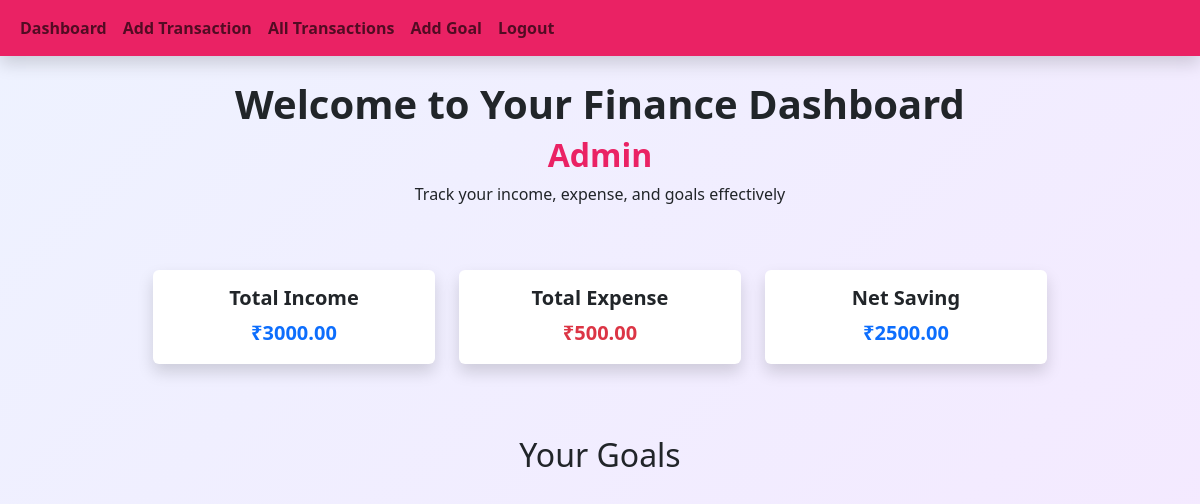
Before: /dashboard/ (signed in) with the older database file.
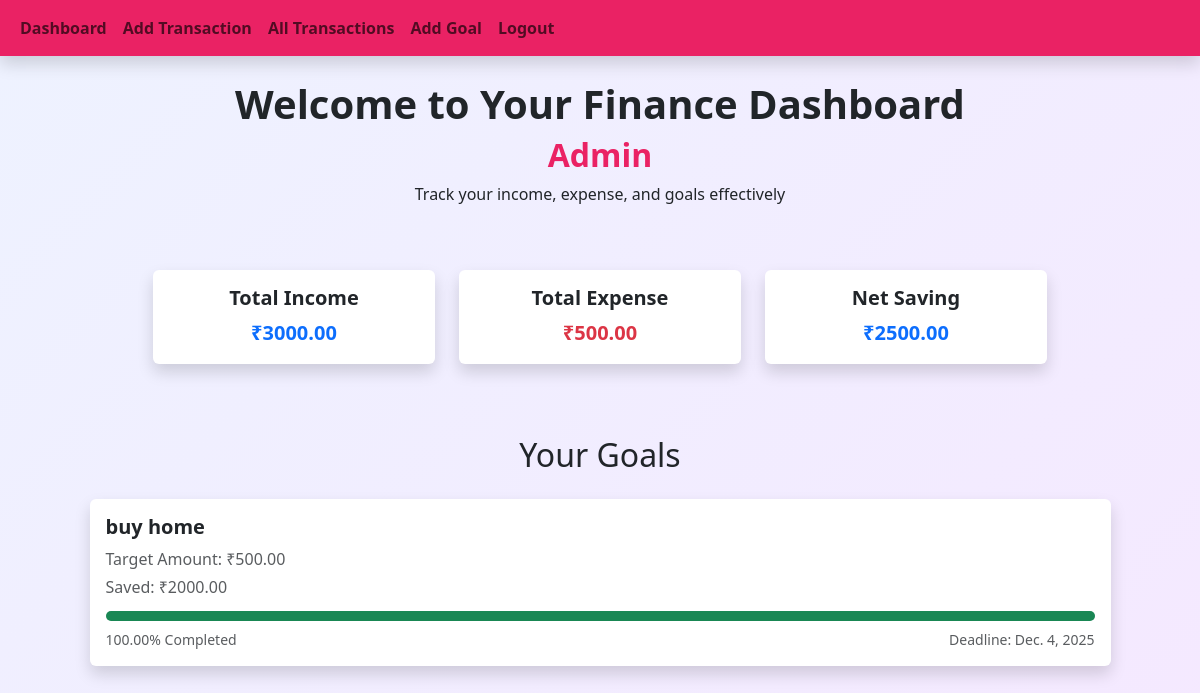
After: the same page with the newer database file.
### finance/models.py (models this page shows, shortened)
class Goal(models.Model):
    user = models.ForeignKey(User, on_delete=models.CASCADE)
    name = models.CharField(max_length=255)
    target_amount = models.DecimalField(max_digits=10, decimal_places=2)
    deadline = models.DateField()

### finance/views.py (the view)
# urls.py: path('dashboard/', views.DashboardView.as_view(), name="dashboard"),
class DashboardView(LoginRequiredMixin, View):
    def get(self, request, *args, **kwargs):
        transactions = Transaction.objects.filter(user = request.user)
        goals = Goal.objects.filter(user = request.user)
        total_income = Transaction.objects.filter(user=request.user, transaction_type="Income").aggregate(Sum('amount'))['amount__sum'] or 0
        total_expense = Transaction.objects.filter(user=request.user, transaction_type="Expense").aggregate(Sum('amount'))['amount__sum'] or 0
        net_savings = total_income - total_expense
        remaining_savings = net_savings
        goal_progress = []
        for goal in goals:
            if remaining_savings >= goal.target_amount:
                goal_progress.append({'goal' : goal, 'progress' :100})
                remaining_savings -= goal.target_amount
            elif remaining_savings > 0:
                progress = (remaining_savings / goal.target_amount) * 100
                goal_progress.append({'goal' : goal, 'progress' : progress})
                remaining_savings = 0
            else:
                goal_progress.append({'goal': goal, 'progress' : 0})
        context = {
            'transactions' : transactions,
            'total_income' : total_income,
            'total_expense' : total_expense,
            'net_savings' : net_savings,
            'goal_progress' : goal_progress,
            'goals' : goals,
            'remaining_savings' : remaining_savings
        }
        return render(request, 'finance/dashboard.html', context)

### finance/templates/finance/dashboard.html (shortened to what this page needs)
{% extends "finance/layout.html" %}
{% block content %}
<div class="min-vh-100" style="background: linear-gradient(135deg, #eef2ff, #f5e8ff);">
    <div class="text-center py-4">
        <h1 class="fw-bold">Welcome to Your Finance Dashboard</h1>
        <h2 style="color: #EA2264" class="fw-bold">{{ request.user|capfirst }}</h2>
        <p>Track your income, expense, and goals effectively</p>
        <div class="row justify-content-center py-5">
            <div class="col-md-3 mb-3 mb-sm-0">
                <div class="card border-0 shadow">
                    <div class="card-body">
                        <h5 class="card-title fw-bold">Total Income</h5>
                        <p class="card-text text-primary fw-bold fs-5">₹{{ total_income|floatformat:2 }}</p>
                    </div>
                </div>
            </div>
            <div class="col-md-3">
                <div class="card border-0 shadow">
                    <div class="card-body">
                        <h5 class="card-title fw-bold">Total Expense</h5>
                        <p class="card-text text-danger fw-bold fs-5">₹{{ total_expense|floatformat:2 }}</p>
                    </div>
                </div>
            </div>
            <div class="col-md-3">
                <div class="card border-0 shadow">
                    <div class="card-body">
                        <h5 class="card-title fw-bold">Net Saving</h5>
                        <p class="card-text text-primary fw-bold fs-5">₹{{ net_savings|floatformat:2 }}</p>
                    </div>
                </div>
            </div>
        </div>
    </div>
    <div class="container">
        <h2 class="text-center mb-4">Your Goals</h2>
        {% for goal in goals %}
            <div class="row justify-content-center">
                <div class="col-md-11 mb-4">
                    <div class="card border-0 shadow p-3">
                        <div class="d-flex justify-content-between">
                            <h5 class="fw-bold">{{ goal.name }}</h5>
                        </div>
                        <p class="text-muted mb-1">Target Amount: ₹{{ goal.target_amount }}</p>
                        <p class="text-muted mb-1">Saved: ₹{{ remaining_savings }}</p>
                        {% for item in goal_progress %}
                            {% if item.goal.id == goal.id %}
                                <div class="progress mt-2" style="height: 10px;">
                                    <div class="progress-bar bg-success" style="width: {{ item.progress }}%;">
                                    </div>
                                </div>
                                <div class="d-flex justify-content-between mt-2">
                                    <span class="text-muted small">{{ item.progress|floatformat:2 }}% Completed</span>
                                    <span class="text-muted small">Deadline: {{ goal.deadline }}</span>
                                </div>
                            {% endif %}
                        {% endfor %}
                    </div>
                </div>
            </div>
        {% endfor %}
    </div>
</div>
{% endblock content %}

Changed rows visible on the page:
added Goal: name "buy home", target_amount "500.00", remaining_savings "2000.00", {{ item.progress }} 100 (drawn), progress "100.00", deadline "Dec. 4, 2025"
